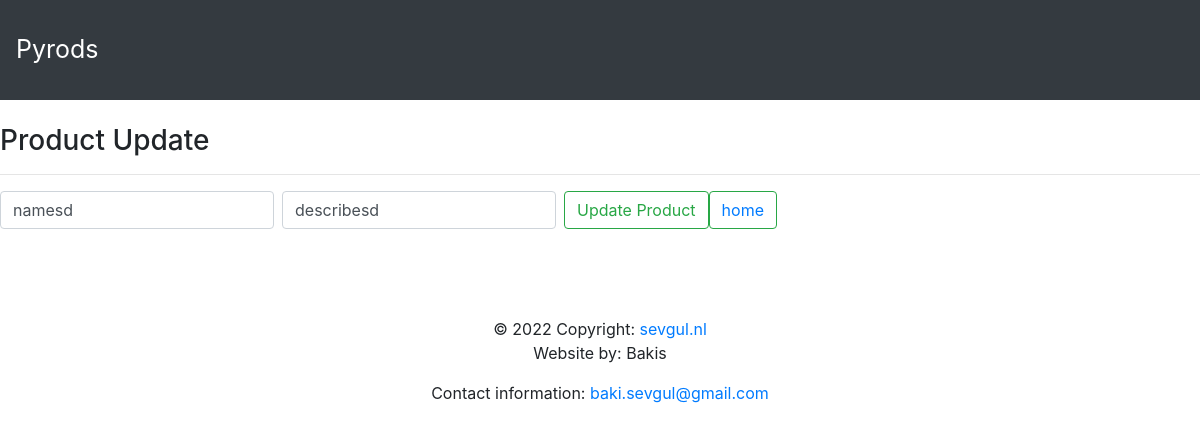
The page /pyrods/django/edit/27/ on the database as committed earlier.
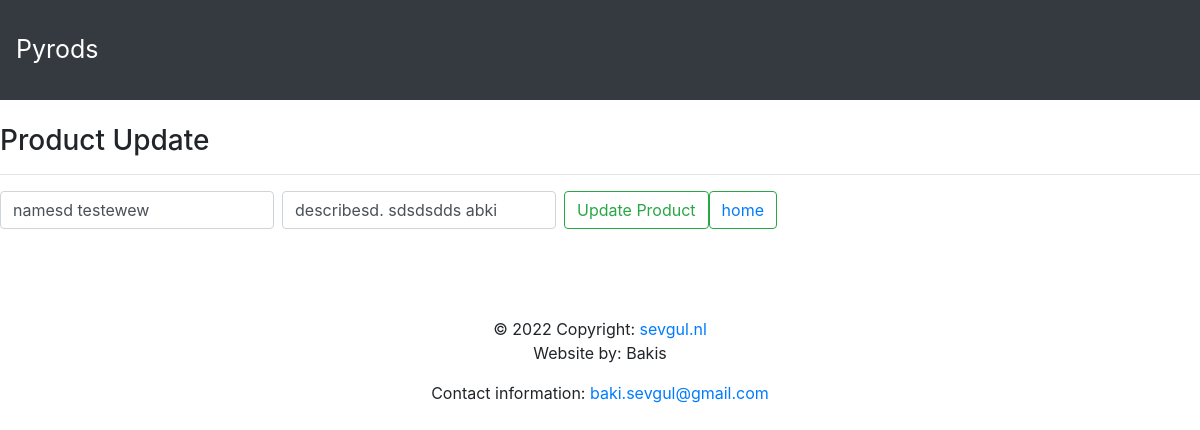
The same page on the database as committed later.
### prod/models.py (models this page shows, shortened)
class Product(models.Model):
    name = models.CharField(max_length=16, default='name', null=False)
    describe = models.CharField(max_length=25, default='describe', null=True)
    created = models.DateTimeField(auto_created=True, null=True)
    edited = models.DateTimeField(auto_now=True, null=True)
    state = models.CharField(max_length=1, default='1', null=False)

### prod/views.py (the view)
# urls.py: path('edit/<int:pk>/', UpdateProductView.as_view(), name='pupdate'),
class UpdateProductView(UpdateView):
    model = Product
    template_name = 'prod_update.html'
    fields = ['name', 'describe']

### prod/templates/prod_update.html (shortened to what this page needs)
{% extends 'base.html' %} {% block content %}
<div className="container">
  <br />
  <h3>Product Update</h3>
  <hr />
  <form
    class="form-inline my-2 my-lg-0"
    method="post"
    action="/pyrods/django/edit/{{object.id}}/"
  >
    <input
      class="form-control mr-sm-2"
      type="text"
      placeholder="name"
      aria-label="name"
      name="name"
      value="{{object.name}}"
    />
    <input
      class="form-control mr-sm-2"
      type="text"
      placeholder="describe"
      aria-label="describe"
      name="describe"
      value="{{object.describe}}"
    />
    <br />
    <button class="btn btn-outline-success my-2 my-sm-0" type="submit">
      Update Product
    </button>
    <button class="btn btn-outline-success my-2 my-sm-0" type="button">
      <a href="{% url 'plist'  %}">home</a>
    </button>
  </form>
  <br />
  <br />
  <br />
</div>
{% endblock %}

Rows that differ between the two databases and show on the page:
changed Product: name "namesd" → "namesd testewew"; describe "describesd" → "describesd. sdsdsdds abki"
